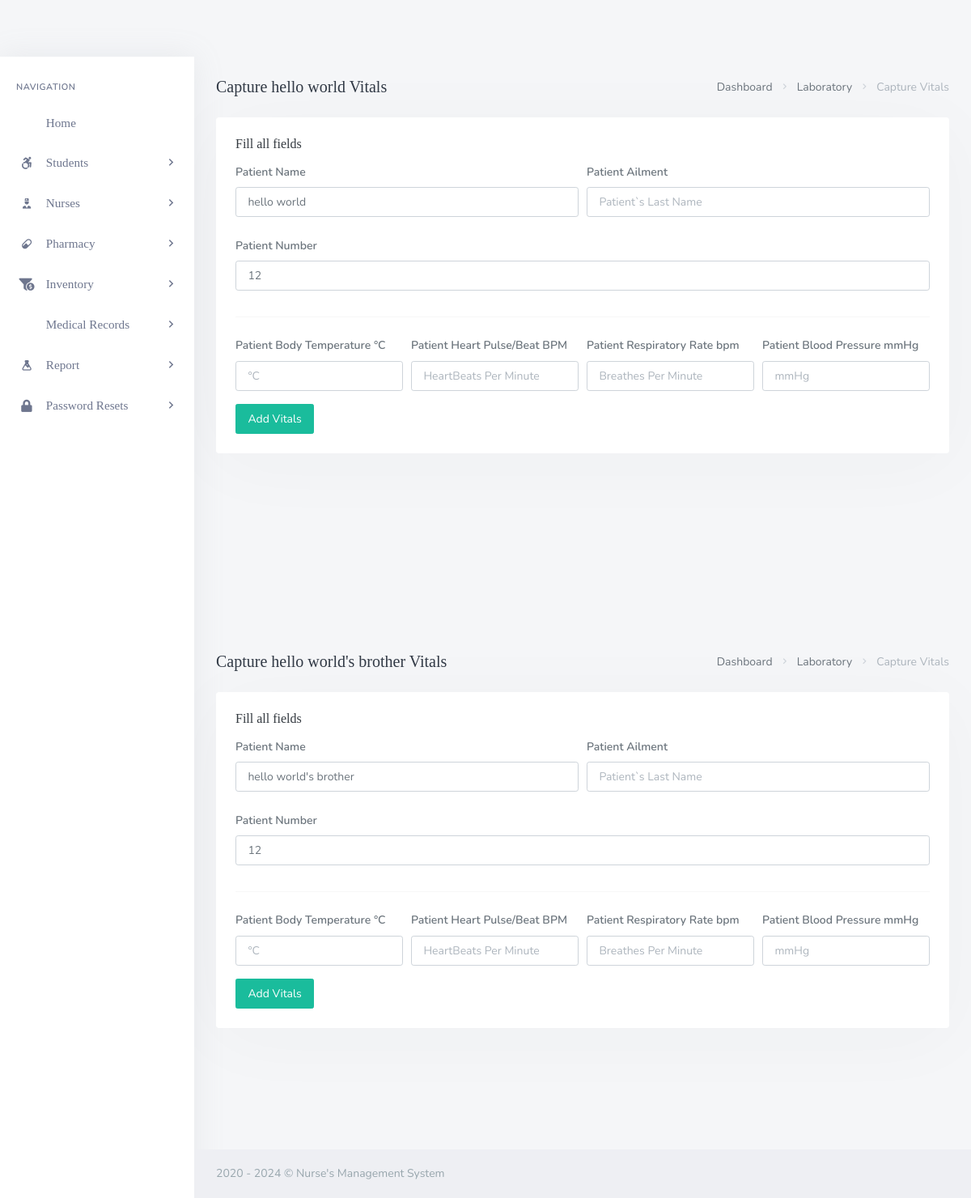
The page /backend/admin/his_admin_add_single_patient_vitals.php?pat_number=12 on the database its author committed.
### tables this page shows
CREATE TABLE `his_patients` (
  `pat_id` int(20) NOT NULL,
  `pat_fname` varchar(200) DEFAULT NULL,
  `pat_lname` varchar(200) DEFAULT NULL,
  `pat_dob` varchar(200) DEFAULT NULL,
  `pat_age` varchar(200) DEFAULT NULL,
  `pat_number` varchar(200) DEFAULT NULL,
  `pat_addr` varchar(200) DEFAULT NULL,
  `pat_phone` varchar(200) DEFAULT NULL,
  `pat_type` varchar(200) DEFAULT NULL,
  `pat_date_joined` timestamp(6) NOT NULL DEFAULT current_timestamp(6) ON UPDATE current_timestamp(6),
  `pat_ailment` varchar(200) DEFAULT NULL,
  `pat_discharge_status` varchar(200) DEFAULT NULL
);

### backend/admin/his_admin_add_single_patient_vitals.php (the view, shortened to what this page needs)
<?php
	include('assets/inc/config.php');
?>
<!DOCTYPE html>
<html lang="en">
    <?php include('assets/inc/head.php');?>
    <body>
        <div id="wrapper">
            <?php include("assets/inc/sidebar.php");?>
            <?php
                $pat_number = $_GET['pat_number'];
                $ret="SELECT  * FROM his_patients WHERE pat_number=?";
                $stmt= $mysqli->prepare($ret) ;
                $stmt->bind_param('s',$pat_number);
                $stmt->execute() ;
                $res=$stmt->get_result();
                while($row=$res->fetch_object())
                {
            ?>
                <div class="content-page">
                    <div class="content">
                        <div class="container-fluid">
                            <div class="row">
                                <div class="col-12">
                                    <div class="page-title-box">
                                        <div class="page-title-right">
                                            <ol class="breadcrumb m-0">
                                                <li class="breadcrumb-item"><a href="his_admin_dashboard.php">Dashboard</a></li>
                                                <li class="breadcrumb-item"><a href="javascript: void(0);">Laboratory</a></li>
                                                <li class="breadcrumb-item active">Capture Vitals</li>
                                            </ol>
                                        </div>
                                        <h4 class="page-title">Capture <?php echo $row->pat_fname;?> <?php echo $row->pat_lname;?> Vitals</h4>
                                    </div>
                                </div>
                            </div>
                            <div class="row">
                                <div class="col-12">
                                    <div class="card">
                                        <div class="card-body">
                                            <h4 class="header-title">Fill all fields</h4>
                                            <form method="post">
                                                <div class="form-row">
                                                    <div class="form-group col-md-6">
                                                        <label for="inputEmail4" class="col-form-label">Patient Name</label>
                                                        <input type="text" required="required" readonly name="" value="<?php echo $row->pat_fname;?> <?php echo $row->pat_lname;?>" class="form-control" id="inputEmail4" placeholder="Patient's First Name">
                                                    </div>
                                                    <div class="form-group col-md-6">
                                                        <label for="inputPassword4" class="col-form-label">Patient Ailment</label>
                                                        <input required="required" type="text" readonly name="" value="<?php echo $row->pat_ailment;?>" class="form-control"  id="inputPassword4" placeholder="Patient`s Last Name">
                                                    </div>
                                                </div>
                                                <div class="form-row">
                                                    <div class="form-group col-md-12">
                                                        <label for="inputEmail4" class="col-form-label">Patient Number</label>
                                                        <input type="text" required="required" readonly name="vit_pat_number" value="<?php echo $row->pat_number;?>" class="form-control" id="inputEmail4" placeholder="DD/MM/YYYY">
                                                    </div>
                                                </div>
                                                <hr>
                                                <div class="form-row">
                                                    <div class="form-group col-md-3">
                                                        <label for="inputEmail4" class="col-form-label">Patient Body Temperature °C</label>
                                                        <input type="text" required="required"  name="vit_bodytemp"class="form-control" id="inputEmail4" placeholder="°C">
                                                    </div>
                                                    <div class="form-group col-md-3">
                                                        <label for="inputPassword4" class="col-form-label">Patient Heart Pulse/Beat BPM</label>
                                                        <input required="required" type="text"  name="vit_heartpulse"  class="form-control"  id="inputPassword4" placeholder="HeartBeats Per Minute ">
                                                    </div>
                                                    <div class="form-group col-md-3">
                                                        <label for="inputPassword4" class="col-form-label">Patient Respiratory Rate bpm</label>
                                                        <input required="required" type="text"  name="vit_resprate"  class="form-control"  id="inputPassword4" placeholder="Breathes Per Minute">
                                                    </div>
                                                    <div class="form-group col-md-3">
                                                        <label for="inputPassword4" class="col-form-label">Patient Blood Pressure mmHg</label>
                                                        <input required="required" type="text"  name="vit_bloodpress"  class="form-control"  id="inputPassword4" placeholder="mmHg">
                                                    </div>
                                                </div>
                                                <button type="submit" name="add_patient_vitals" class="ladda-button btn btn-success" data-style="expand-right">Add Vitals</button>
                                            </form>
                                        </div>
                                    </div>
                                </div>
                            </div>
                        </div>
                    </div>
                    <?php include('assets/inc/footer.php');?>
                </div>
            <?php }?>
        </div>
    </body>
</html>

### backend/admin/assets/inc/footer.php
<footer class="footer">
    <div class="container-fluid">
        <div class="row">
            <div class="col-md-12">
                2020 - <?php echo date('Y'); ?> &copy; Nurse's Management System</a>
            </div>
        </div>
    </div>
</footer>

### rows shown on the page
his_patients: pat_fname "hello", pat_lname "world", pat_fname+pat_lname "hello world", vit_pat_number "12"
his_patients: pat_fname "hello", pat_lname "world's brother", pat_fname+pat_lname "hello world's brother", vit_pat_number "12"
